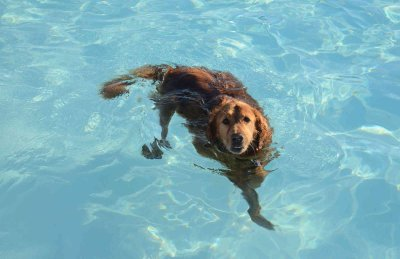
%> input picture EEEM071_labcode_weeks2-4/EEEM071/completion/dog.jpg, 400 x 259 px
$ octave ipv_freeman_efros.m   (GNU Octave 9; MATLAB toolbox functions it lacks are replaced by stand-ins)
%> lines starting %> are read from the running program, lines starting %| are printed output that depends on the picture
%% EEEM010 - Image Processing and Vision (eem.ipv)
%%
%% ipv_freeman_efros.m
%% Demonstration of Freeman-Efros in-painting using image patches
%% Works over greyscale and RGB images.
%%
%% Usage:  ipv_freeman_efros()
%%
%% IN:  N/A - filenames hardcoded please edit to experiment
%%
%% OUT: N/A
%%
%% (c) John Collomosse 2015  (J.Collomosse@surrey.ac.uk)
%% Centre for Vision Speech and Signal Processing (CVSSP)
%% University of Surrey, United Kingdom

close all;
clear all;

WINDOW=11;
STEP=floor(WINDOW/2);

FG_IMAGE=double(imread('dog.jpg'))./255;
FG_MASK=double(imread('dogmask.png'))./255;
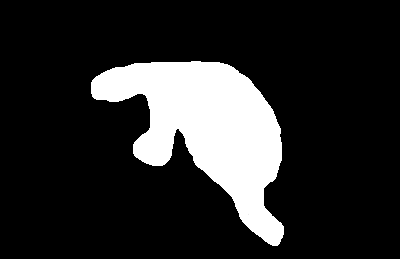
%> input picture EEEM071_labcode_weeks2-4/EEEM071/completion/dogmask.png, 400 x 259 px
%> FG_MASK: size 259x400 double; min 0, max 1, mean 0.165

%FG_IMAGE=double(imread('ali.jpg'))./255;
%FG_MASK=double(rgb2gray(imread('alimask.png'))>0);

H=size(FG_IMAGE,1);
%> H = 259
W=size(FG_IMAGE,2);
%> W = 400

% Build patch DB
DB=[];
for x=(STEP+1):STEP:W-WINDOW
    for y=(STEP+1):STEP:H-WINDOW
        pt=FG_IMAGE((y-STEP):(y+STEP),(x-STEP):(x+STEP),:);
        ptm=FG_MASK((y-STEP):(y+STEP),(x-STEP):(x+STEP));
        ptr=reshape(pt,1,[]);
        if sum(sum(ptm))==0
            DB=[DB;ptr];
        end
    end
end
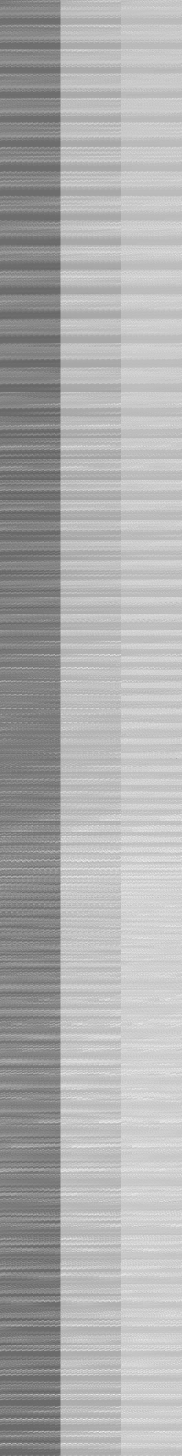
%> DB: size 2911x363 double (shown at 1/2 size); min 0.282, max 1, mean 0.678
fprintf('Got %d patches\n',size(DB,1));
%| Got 2911 patches

imshow(FG_IMAGE);
hold on;
while (1)
    [c r]=find(FG_MASK);
    if isempty(r)
        break;
    end
    x=r(1);
    y=c(1);
    localpatch=reshape(FG_IMAGE((y-STEP):(y+STEP),(x-STEP):(x+STEP),:),1,[]);
    localmask=reshape(FG_MASK((y-STEP):(y+STEP),(x-STEP):(x+STEP),:),1,[]);
    localmask=repmat(localmask,1,size(FG_IMAGE,3));
    DBC=DB;
    badidx=find(localmask);
    goodidx=find(localmask==0);
    DBC(:,badidx)=[];
    localpatchorig=localpatch;
    localpatch(:,badidx)=[];
    pquery=(repmat(localpatch,size(DBC,1),1)-DBC).^2;
    dists=sum(pquery');
    idx=find(dists==min(dists));
    idx=idx(1);
    bestpatch=reshape(DB(idx,:),WINDOW,WINDOW,3);
    bestpatch(goodidx)=localpatchorig(goodidx);
    FG_IMAGE((y-STEP):(y+STEP),(x-STEP):(x+STEP),:)=bestpatch;
    FG_MASK((y-STEP):(y+STEP),(x-STEP):(x+STEP))=0;
    cla
    imshow(FG_IMAGE);drawnow;
end
%> this loop made 483 passes
%> (x, y, idx) on passes 1 to 3: (92, 83, 2312), (92, 89, 2368), (93, 95, 613)
%> pass 1, `pquery=(repmat(localpatch,size(DBC,1),1)-DBC).^2;`:
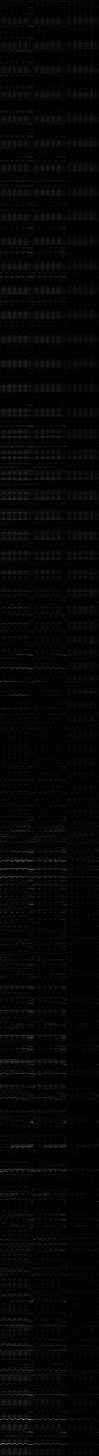
%> pquery: size 2911x198 double (shown at 1/2 size); min 0, max 0.127, mean 0.00309; drawn with min black and max white
%> pass 2, `pquery=(repmat(localpatch,size(DBC,1),1)-DBC).^2;`:
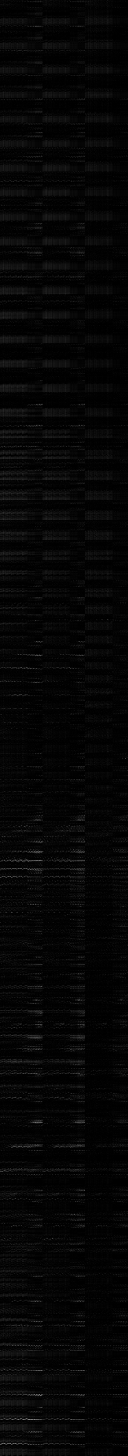
%> pquery: size 2911x255 double (shown at 1/2 size); min 0, max 0.13, mean 0.00313; drawn with min black and max white
%> after the loop:
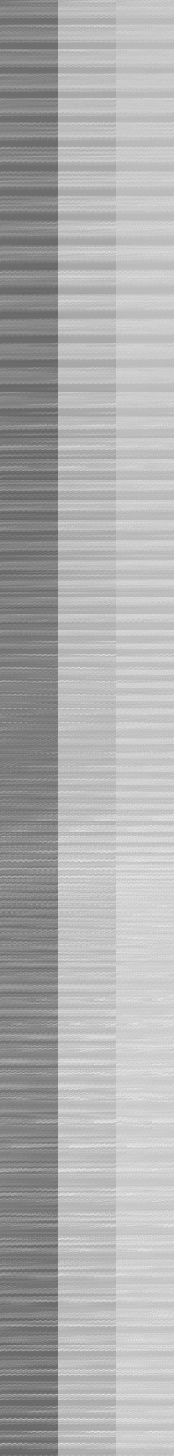
%> DBC: size 2911x348 double (shown at 1/2 size); min 0.282, max 1, mean 0.678
%> after the loop:
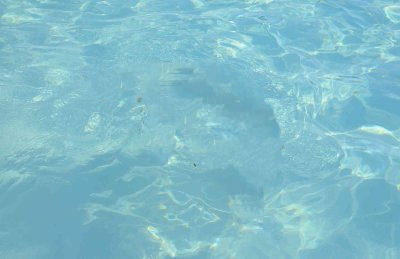
%> FG_IMAGE: size 259x400x3 double; mean R, G, B 0.501, 0.737, 0.789
%> after the loop: FG_MASK: size 259x400 double; every value is 0
%> after the loop, localpatch = 348 values, max 0.898 at index 194, min 0.49 at index 6, mean 0.728
